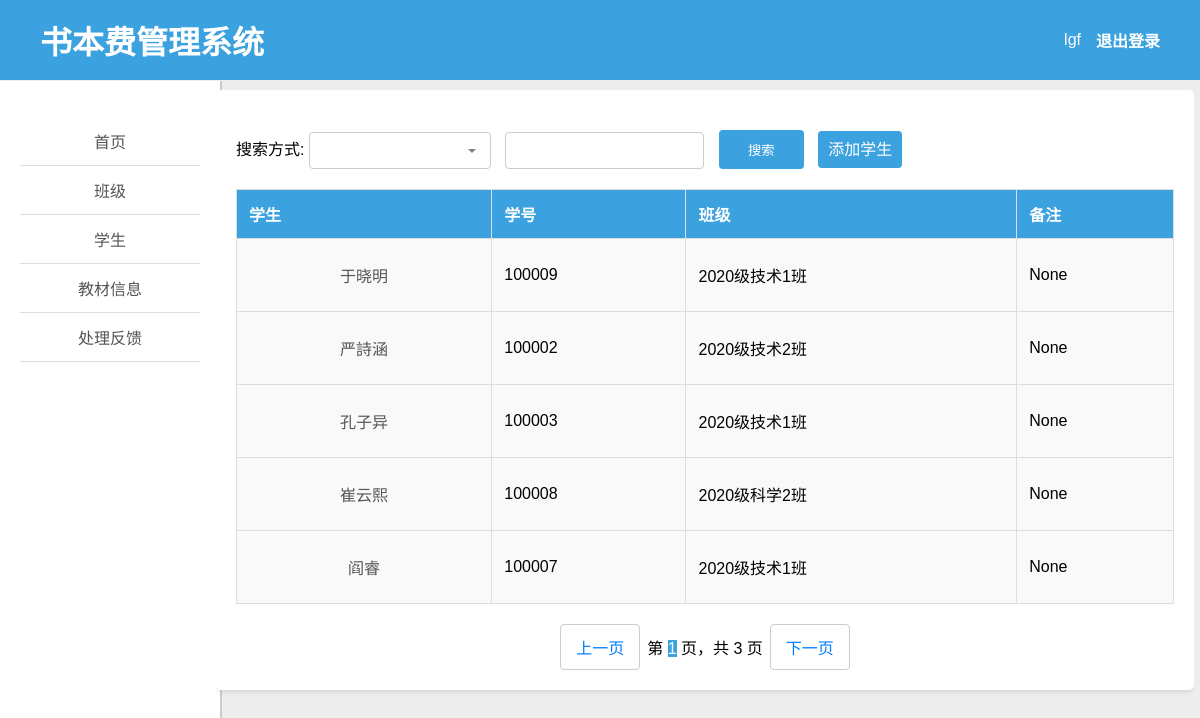
The app's page /manager/students_all/1 (signed in), older data.
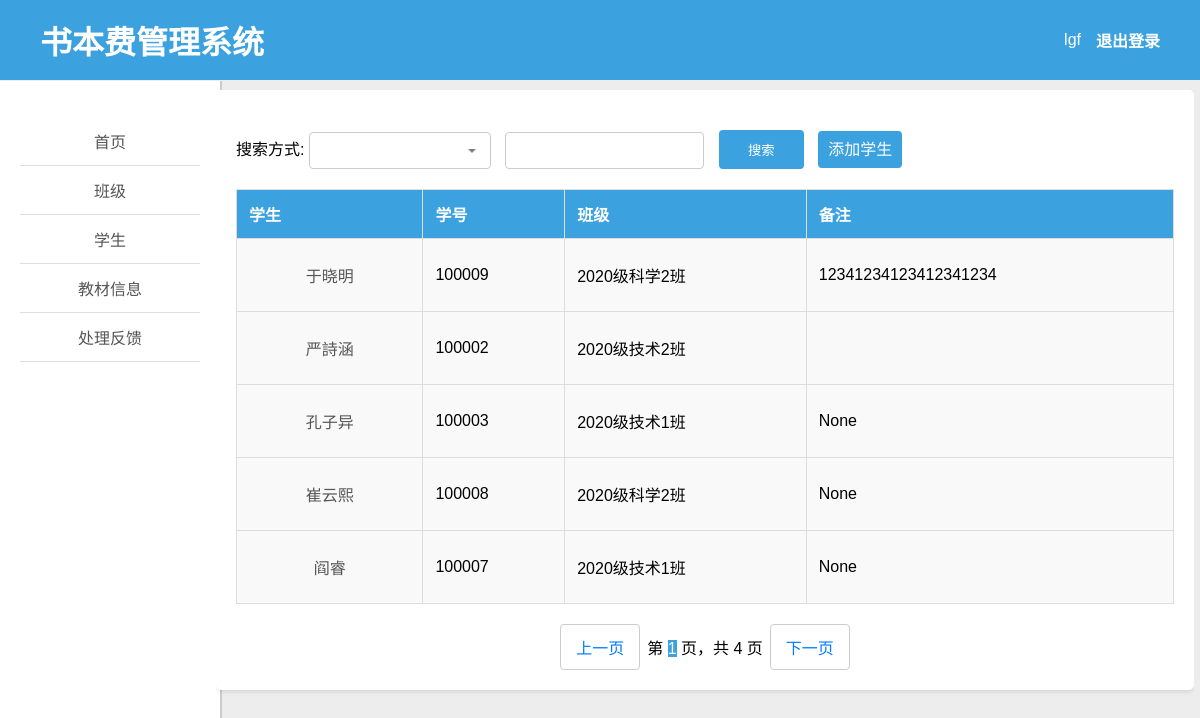
The same page, newer data.
### books/models.py (models this page shows, shortened)
class Student(models.Model):
    name = models.CharField(max_length=100, verbose_name='学生姓名')
    student_id = models.CharField(max_length=100, verbose_name='学号')
    grade = models.ForeignKey(Grade, on_delete=models.CASCADE, verbose_name='所属班级')
    account = models.ForeignKey(User, on_delete=models.CASCADE, verbose_name='账号', null=True, blank=True)
    notice = models.TextField(verbose_name='备注', null=True, blank=True)
    class Meta:
        verbose_name = '学生'
        verbose_name_plural = '学生'

class Grade(models.Model):
    name = models.CharField(max_length=100, verbose_name='班级名称')
    major = models.ForeignKey(Major, on_delete=models.CASCADE, verbose_name='所属专业')
    notice = models.TextField(verbose_name='备注', null=True, blank=True)
    def __str__(self):
        return f"{self.name}"
    class Meta:
        verbose_name = '班级'
        verbose_name_plural = '班级'

### util/check_staff.py (the view)
    def wrapper(request, *args, **kwargs):
        if request.user.is_staff:
            return func(request, *args, **kwargs)
        else:
            return render(request, 'permissions_error.html')

### manager/plug.py (called while the page is built)
def managerRender(request, template_name, context=None):
    if context is None:
        context = {}
    context['user'] = request.user
    return render(request, template_name, context)

### util/check_staff.py (called while the page is built)
def check_staff(func):
    def wrapper(request, *args, **kwargs):
        if request.user.is_staff:
            return func(request, *args, **kwargs)
        else:
            return render(request, 'permissions_error.html')
    return wrapper

### templates/manager/students_all.html (shortened to what this page needs)
{% extends 'manager_left.html' %}
{% block right %}
    <div class="container">
        <form method="get">
            <label for="search_type">搜索方式:</label>
            <input type="text" id="search_type" name="search_type" list="search_types" class="custom-select">
            <input type="text" id="search" name="search" required>
            <input type="submit" value="搜索">
            <a href="../add_student" class="custom-button">添加学生</a>
        </form>
        <table>
            <thead>
            <tr>
                <th>学生</th>
                <th>学号</th>
                <th>班级</th>
                <th>备注</th>
            </tr>
            </thead>
            <tbody>
            {% for student in students %}
                <tr>
                    <td>
                        <a class="nav-link" href="../edit_student/{{ student.id }}">{{ student.name }}</a>
                    </td>
                    <td>{{ student.student_id }}</td>
                    <td>{{ student.grade }}</td>
                    <td>{{ student.notice }}</td>
                </tr>
            {% endfor %}
            </tbody>
        </table>
        <div class="pagination">
            <a href="./{{ l }}?{{ request.GET.urlencode }}">上一页</a>
            <span>第 <span class="current-page">{{ current_page }}</span> 页，共 {{ total_pages }} 页</span>
            <a href="./{{ r }}?{{ request.GET.urlencode }}">下一页</a>
        </div>
    </div>
{% endblock %}

Row changes from the older to the newer data that the page shows:
changed Student "于晓明": grade "2020级技术1班" → "2020级科学2班"; notice "None" → "12341234123412341234"
changed Student "严詩涵": notice "None" → (not shown)
Text that changed along with them:
{{ total_pages }}: "3" → "4"
